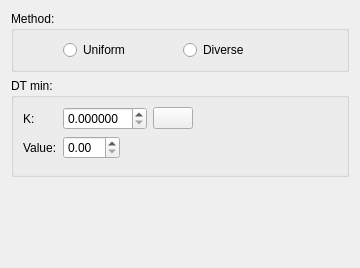
<?xml version="1.0" encoding="UTF-8"?>
<ui version="4.0">
 <class>contenido_plots_cc</class>
 <widget class="QWidget" name="contenido_plots_cc">
  <property name="geometry">
   <rect>
    <x>0</x>
    <y>0</y>
    <width>360</width>
    <height>268</height>
   </rect>
  </property>
  <property name="windowTitle">
   <string>Form</string>
  </property>
  <layout class="QGridLayout" name="gridLayout_3">
   <item row="2" column="0">
    <layout class="QGridLayout" name="gridLayout_4">
     <item row="0" column="0">
      <spacer name="verticalSpacer">
       <property name="orientation">
        <enum>Qt::Vertical</enum>
       </property>
       <property name="sizeHint" stdset="0">
        <size>
         <width>20</width>
         <height>40</height>
        </size>
       </property>
      </spacer>
     </item>
    </layout>
   </item>
   <item row="0" column="0">
    <layout class="QGridLayout" name="gridLayout">
     <item row="0" column="0">
      <widget class="QGroupBox" name="groupBox">
       <property name="title">
        <string>Method:</string>
       </property>
       <layout class="QGridLayout" name="gridLayout_2">
        <item row="0" column="2">
         <widget class="QRadioButton" name="radioButton_2">
          <property name="text">
           <string>Diverse</string>
          </property>
         </widget>
        </item>
        <item row="0" column="0">
         <spacer name="horizontalSpacer">
          <property name="orientation">
           <enum>Qt::Horizontal</enum>
          </property>
          <property name="sizeType">
           <enum>QSizePolicy::Ignored</enum>
          </property>
          <property name="sizeHint" stdset="0">
           <size>
            <width>40</width>
            <height>20</height>
           </size>
          </property>
         </spacer>
        </item>
        <item row="0" column="1">
         <widget class="QRadioButton" name="radioButton">
          <property name="text">
           <string>Uniform</string>
          </property>
         </widget>
        </item>
        <item row="0" column="3">
         <spacer name="horizontalSpacer_2">
          <property name="orientation">
           <enum>Qt::Horizontal</enum>
          </property>
          <property name="sizeType">
           <enum>QSizePolicy::Ignored</enum>
          </property>
          <property name="sizeHint" stdset="0">
           <size>
            <width>40</width>
            <height>20</height>
           </size>
          </property>
         </spacer>
        </item>
       </layout>
      </widget>
     </item>
     <item row="1" column="0">
      <widget class="QGroupBox" name="groupBox_2">
       <property name="title">
        <string>DT min:</string>
       </property>
       <layout class="QGridLayout" name="gridLayout_5">
        <item row="1" column="0">
         <widget class="QLabel" name="label1">
          <property name="text">
           <string>Value:</string>
          </property>
         </widget>
        </item>
        <item row="1" column="1">
         <widget class="QDoubleSpinBox" name="value">
          <property name="sizePolicy">
           <sizepolicy hsizetype="Fixed" vsizetype="Fixed">
            <horstretch>0</horstretch>
            <verstretch>0</verstretch>
           </sizepolicy>
          </property>
          <property name="decimals">
           <number>2</number>
          </property>
         </widget>
        </item>
        <item row="1" column="3" rowspan="2">
         <spacer name="horizontalSpacer_3">
          <property name="orientation">
           <enum>Qt::Horizontal</enum>
          </property>
          <property name="sizeType">
           <enum>QSizePolicy::Preferred</enum>
          </property>
          <property name="sizeHint" stdset="0">
           <size>
            <width>180</width>
            <height>20</height>
           </size>
          </property>
         </spacer>
        </item>
        <item row="0" column="0">
         <widget class="QLabel" name="label2">
          <property name="text">
           <string>K:</string>
          </property>
         </widget>
        </item>
        <item row="0" column="1">
         <widget class="QDoubleSpinBox" name="k">
          <property name="decimals">
           <number>6</number>
          </property>
         </widget>
        </item>
        <item row="0" column="2">
         <widget class="QPushButton" name="help">
          <property name="text">
           <string/>
          </property>
          <property name="icon">
           <iconset resource="resources.qrc">
            <normaloff>:/resources/Resources/ayuda.png</normaloff>:/resources/Resources/ayuda.png</iconset>
          </property>
         </widget>
        </item>
       </layout>
      </widget>
     </item>
    </layout>
   </item>
  </layout>
 </widget>
 <resources>
  <include location="resources.qrc"/>
 </resources>
 <connections/>
</ui>
